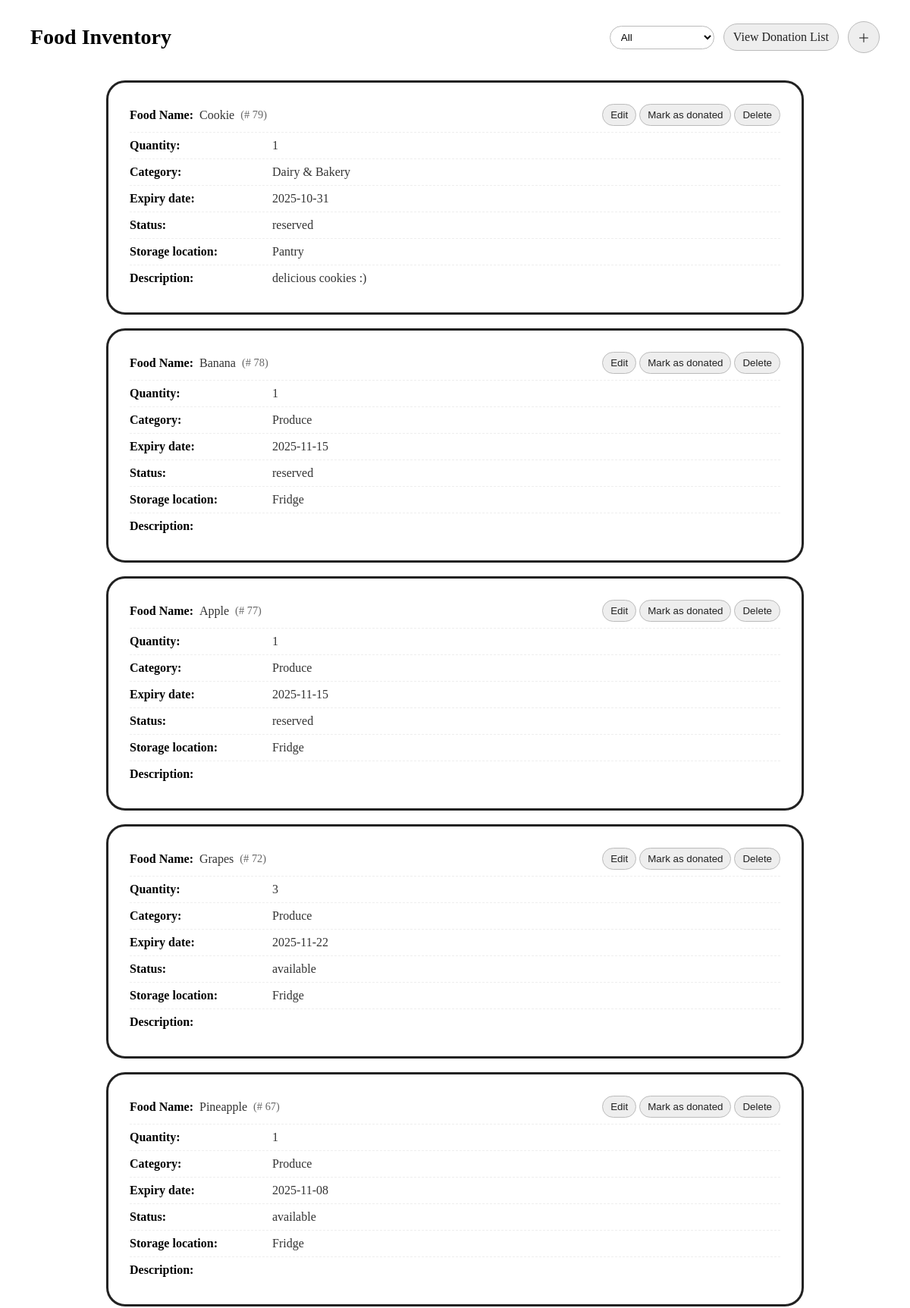
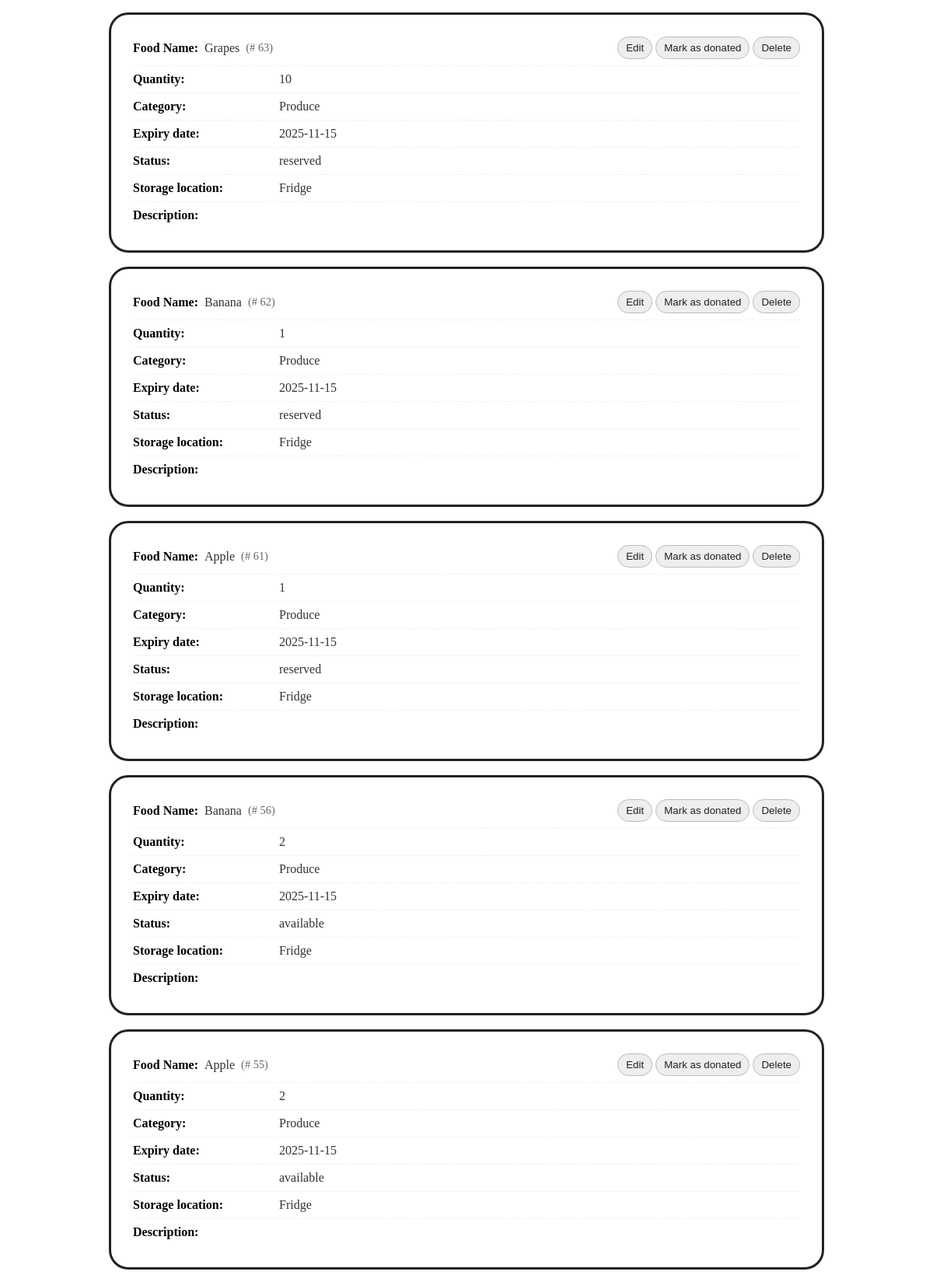
The app's page /pages/inventory/inventory.php (signed in, upper part) with its own data (2 pictures, top to bottom).
### tables this page shows
CREATE TABLE `fooditem` (
  `foodItem_id` int(20) NOT NULL,
  `category` enum('Produce','Protein','Dairy & Bakery','Grains & Pantry','Snacks & Beverages') NOT NULL,
  `food_name` varchar(20) NOT NULL,
  `quantity` int(10) NOT NULL,
  `expiry_date` date NOT NULL DEFAULT current_timestamp(),
  `storage_location` enum('Fridge','Freezer','Pantry','Countertop') NOT NULL,
  `description` varchar(80) DEFAULT NULL,
  `status` enum('available','used','expired','donation','reserved') NOT NULL,
  `user_id` int(20) UNSIGNED NOT NULL,
  `created_at` date DEFAULT current_timestamp()
);

### pages/inventory/inventory.php (the view, shortened to what this page needs)
<?php
require_once __DIR__ . '/../../config.php';
$uid = (int)($_SESSION['user_id'] ?? $_SESSION['id'] ?? 0);
$rows = [];
try {
  $st = $pdo->prepare("
    SELECT
      f.foodItem_id, f.food_name, f.quantity, f.category, f.expiry_date, f.status, f.storage_location, f.description,
      EXISTS(
        SELECT 1
        FROM donation_fooditem df
        JOIN donation d ON d.donation_id = df.donation_id
        WHERE df.fooditem_id = f.foodItem_id
          AND d.donor_user_id = f.user_id
          AND d.status = 'pending'
      ) AS has_donation
    FROM fooditem f
    WHERE f.user_id = :uid
    ORDER BY f.foodItem_id DESC
  ");
  $st->execute([':uid' => $uid]);
  $rows = $st->fetchAll(PDO::FETCH_ASSOC);
} catch (Throwable $e) {
  $rows = [];
}
function e($s){ return htmlspecialchars((string)$s, ENT_QUOTES, 'UTF-8'); }
?>
<!doctype html>
<html lang="en">
<head>
</head>
<body>
  <header class="topbar">
    <h1 class="title">Food Inventory</h1>
    <div class="actions">
      <div class="controls">
        <select id="filterSel">
          <option value="all" selected>All</option>
        </select>
      </div>
      <a class="btn" href="/SaveBite/templates/base.php?page=donationList">View Donation List</a>
      <a class="plus" href="#" title="Add new">＋</a>
    </div>
  </header>
  <main class="content" id="list">
    <?php if (!$rows): ?>
      <p id="empty-hint" style="color:#666">No items yet. Click “＋” to add one.</p>
    <?php else: ?>
      <?php foreach ($rows as $r):
        $id   = (int)$r['foodItem_id'];
        $exp  = (string)($r['expiry_date'] ?? '');
        $name = (string)$r['food_name'];
        $qty  = (string)$r['quantity'];
        $cat  = (string)$r['category'];
        $st   = (string)($r['status'] ?? '');
        $loc  = (string)$r['storage_location'];
        $desc = (string)($r['description'] ?? '');
        $has  = !empty($r['has_donation']);
      ?>
      <article class="card" id="item-<?= $id ?>" data-id="<?= $id ?>" data-expiry="<?= e($exp) ?>" data-donated="<?= $has ? '1' : '0' ?>">
        <div class="card-head">
          <div class="card-title">
            <span class="label">Food Name:</span>
            <span class="value" data-field="food_name"><?= e($name) ?></span>
            <span class="mini-id">(# <?= $id ?>)</span>
          </div>
          <div>
            <button class="btn mini" type="button" data-action="edit">Edit</button>
            <button
              class="btn mini"
              type="button"
              data-action="donate"
              <?= $has ? 'disabled style="opacity:.65;cursor:not-allowed"' : '' ?>
            ><?= $has ? 'Added to Donation List' : 'Mark as donated' ?></button>
            <button class="btn mini" type="button" data-action="delete">Delete</button>
          </div>
        </div>
        <div class="row">
          <span class="label">Quantity:</span>
          <span class="value" data-field="quantity"><?= e($qty) ?></span>
        </div>
        <div class="row">
          <span class="label">Category:</span>
          <span class="value" data-field="category"><?= e($cat) ?></span>
        </div>
        <div class="row">
          <span class="label">Expiry date:</span>
          <span class="value" data-field="expiry_date"><?= e($exp) ?></span>
        </div>
        <div class="row">
          <span class="label">Status:</span>
          <span class="value" data-field="status"><?= e($st) ?></span>
        </div>
        <div class="row">
          <span class="label">Storage location:</span>
          <span class="value" data-field="storage_location"><?= e($loc) ?></span>
        </div>
        <div class="row">
          <span class="label">Description:</span>
          <span class="value" data-field="description"><?= e($desc) ?></span>
        </div>
      </article>
      <?php endforeach; ?>
    <?php endif; ?>
  </main>
</body>
</html>

### pages/inventory/inventory.php (style rules this page uses)
.topbar { display:flex;justify-content:space-between;align-items:center;gap:12px;padding:20px 32px; }
.title { font-size:28px;font-weight:700;margin:0; }
.actions { display:flex;align-items:center;gap:12px; }
.btn,.plus { padding:8px 12px;border:1px solid #bbb;background:#eee;border-radius:22px;cursor:pointer;text-decoration:none;color:#222; }
.btn.mini { padding:6px 10px;border-radius:16px; }
.content { width:100%;max-width:920px;margin:0 auto;padding:16px; }
.card { border:3px solid #222;border-radius:25px;padding:28px;margin-bottom:18px;background:#fff; }
.card-head { display:flex;align-items:center;justify-content:space-between;gap:8px;margin-bottom:8px; }
.card-title { display:flex;align-items:center;gap:8px;flex-wrap:wrap; }
.mini-id { color:#666;font-size:90%; }
.row { display:grid;grid-template-columns:180px 1fr;gap:8px;padding:8px 0;border-top:1px dashed #eee; }
.label { font-weight:600; }
.value { color:#333; }
.controls select { padding:6px 10px;border:1px solid #bbb;border-radius:22px;background:#fff; }

### records on screen
fooditem: food_name "Cookie", foodItem_id "79", quantity "1", category "Dairy & Bakery", expiry_date "2025-10-31", status "reserved", storage_location "Pantry", description "delicious cookies :)"
fooditem: food_name "Banana", foodItem_id "78", quantity "1", category "Produce", expiry_date "2025-11-15", status "reserved", storage_location "Fridge"
fooditem: food_name "Apple", foodItem_id "77", quantity "1", category "Produce", expiry_date "2025-11-15", status "reserved", storage_location "Fridge"
fooditem: food_name "Grapes", foodItem_id "72", quantity "3", category "Produce", expiry_date "2025-11-22", status "available", storage_location "Fridge"
fooditem: food_name "Pineapple", foodItem_id "67", quantity "1", category "Produce", expiry_date "2025-11-08", status "available", storage_location "Fridge"
fooditem: food_name "Grapes", foodItem_id "63", quantity "10", category "Produce", expiry_date "2025-11-15", status "reserved", storage_location "Fridge"
fooditem: food_name "Banana", foodItem_id "62", quantity "1", category "Produce", expiry_date "2025-11-15", status "reserved", storage_location "Fridge"
fooditem: food_name "Apple", foodItem_id "61", quantity "1", category "Produce", expiry_date "2025-11-15", status "reserved", storage_location "Fridge"
fooditem: food_name "Banana", foodItem_id "56", quantity "2", category "Produce", expiry_date "2025-11-15", status "available", storage_location "Fridge"
fooditem: food_name "Apple", foodItem_id "55", quantity "2", category "Produce", expiry_date "2025-11-15", status "available", storage_location "Fridge"
